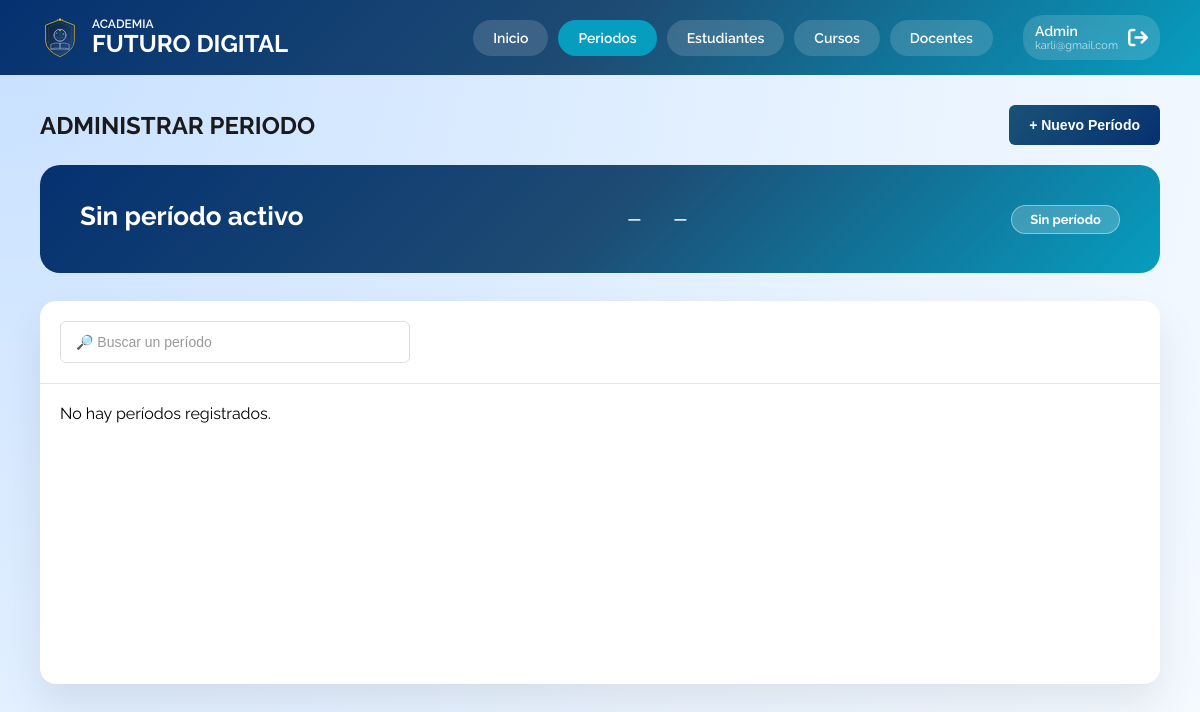
Before: /admin-periodos.php (signed in) with the older database file.
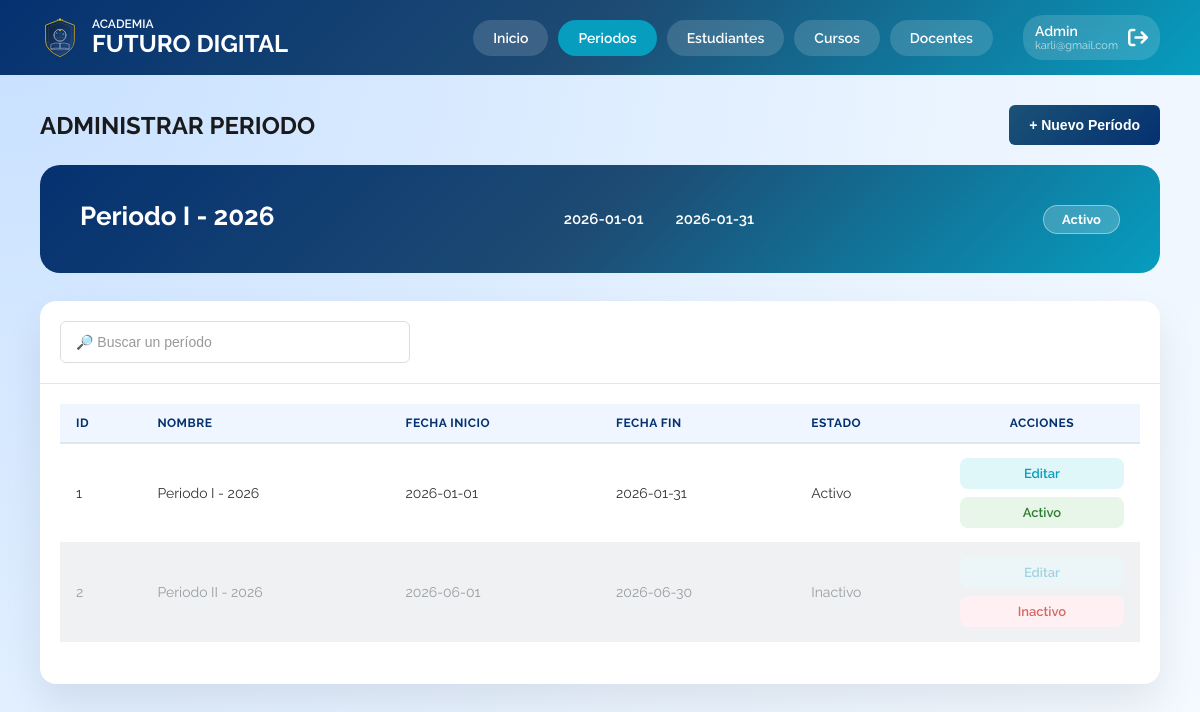
After: the same page with the newer database file.
### tables this page shows
CREATE TABLE `PeriodoInscripcion` (
    `id` int PRIMARY KEY NOT NULL AUTO_INCREMENT,
    `nombre` varchar(100) NOT NULL,
    `fechaInicio` date NOT NULL,
    `fechaFin` date NOT NULL,
    `estado` tinyint(1) DEFAULT '0'
);

### mostrar-tabla-periodos.php (the view)
<?php
include('includes/conexion.php');
$sql = "SELECT id, nombre, fechaInicio, fechaFin, estado
        FROM PeriodoInscripcion
        ORDER BY estado DESC, id DESC";
$resultado = mysqli_query($conexion, $sql);
if (mysqli_num_rows($resultado) > 0):
?>
<table class="data-table mobile-cards">
    <thead>
        <tr>
            <th>ID</th>
            <th>Nombre</th>
            <th>Fecha inicio</th>
            <th>Fecha fin</th>
            <th>Estado</th>
            <th>Acciones</th>
        </tr>
    </thead>
    <tbody>
        <?php while($p = mysqli_fetch_assoc($resultado)):
            $esActivo = ($p['estado'] == 1);
        ?>
        <tr data-id="<?php echo $p['id']; ?>">
            <td data-label="ID"><?php echo $p['id']; ?></td>
            <td data-label="Nombre"><?php echo htmlspecialchars($p['nombre']); ?></td>
            <td data-label="Fecha inicio"><?php echo htmlspecialchars($p['fechaInicio']); ?></td>
            <td data-label="Fecha fin"><?php echo htmlspecialchars($p['fechaFin']); ?></td>
            <td data-label="Estado">
                <?php echo $esActivo ? 'Activo' : 'Inactivo'; ?>
            </td>
            <td data-label="Acciones" class="acciones-cell">
                <div class="acciones-texto">
                    <a
                        href="#"
                        class="link-accion abrir-modal-periodo"
                        data-id="<?php echo $p['id']; ?>"
                        data-nombre="<?php echo htmlspecialchars($p['nombre']); ?>"
                        data-fecha_inicio="<?php echo htmlspecialchars($p['fechaInicio']); ?>"
                        data-fecha_fin="<?php echo htmlspecialchars($p['fechaFin']); ?>"
                        onclick="return false;"
                    >
                        Editar
                    </a>
                    <a
                        href="#"
                        class="link-accion btn-toggle-estado <?php echo $esActivo ? 'estado-activo' : 'estado-inactivo'; ?>"
                    >
                        <?php echo $esActivo ? 'Activo' : 'Inactivo'; ?>
                    </a>
                </div>
            </td>
        </tr>
        <?php endwhile; ?>
    </tbody>
</table>
<?php else: ?>
    <div class="mensaje-vacio">No hay períodos registrados.</div>
<?php endif; ?>

### admin-periodos.php (shortened to what the changed rows need)
<?php
include('includes/conexion.php');
$sql_activo = "SELECT nombre, fechaInicio, fechaFin, estado
               FROM PeriodoInscripcion
               WHERE estado = 1
               LIMIT 1";
$result_activo = mysqli_query($conexion, $sql_activo);
$periodo_activo = mysqli_fetch_assoc($result_activo);
?>
<!DOCTYPE html>
<html lang="es">
<head>
    <link rel="stylesheet" href="https://cdnjs.cloudflare.com/ajax/libs/font-awesome/6.4.0/css/all.min.css">
    <link rel="stylesheet" href="css/stylesAdmin.css">
</head>
<body class="raleway-all">
    <main class="main">
        <div class="page-header">
            <h1 class="titulo">ADMINISTRAR PERIODO</h1>
        </div>
        <div class="banner">
            <div class="banner-texto">
                <h1><?php echo $periodo_activo ? htmlspecialchars($periodo_activo['nombre']) : 'Sin período activo'; ?></h1>
            </div>
            <div style="display:flex; gap:2rem;">
                <div>
                    <p style="font-size:15px; font-weight:600;">
                        <?php echo $periodo_activo ? htmlspecialchars($periodo_activo['fechaInicio']) : '—'; ?>
                    </p>
                </div>
                <div>
                    <p style="font-size:15px; font-weight:600;">
                        <?php echo $periodo_activo ? htmlspecialchars($periodo_activo['fechaFin']) : '—'; ?>
                    </p>
                </div>
            </div>
            <span style="background:rgba(255,255,255,0.2); color:white; padding:6px 18px; border-radius:20px; font-size:13px; font-weight:700; border:1.5px solid rgba(255,255,255,0.4);">
                <?php echo $periodo_activo ? 'Activo' : 'Sin período'; ?>
            </span>
        </div>
        <div class="card">
            <div class="tabla-placeholder">
                <?php include('mostrar-tabla-periodos.php'); ?>
            </div>
        </div>
    </main>
</body>
</html>

Changed rows visible on the page:
added periodoinscripcion: nombre "Periodo I - 2026", fechaInicio "2026-01-01", fechaFin "2026-01-31", id "1", estado "Activo"
added periodoinscripcion: id "2", nombre "Periodo II - 2026", fechaInicio "2026-06-01", fechaFin "2026-06-30", estado "Inactivo"
Other visible differences:
text no longer shown: "Sin período activo — — Sin período No hay períodos registrados."
text now shown: "Activo ID NOMBRE FECHA INICIO FECHA FIN ESTADO ACCIONES"
